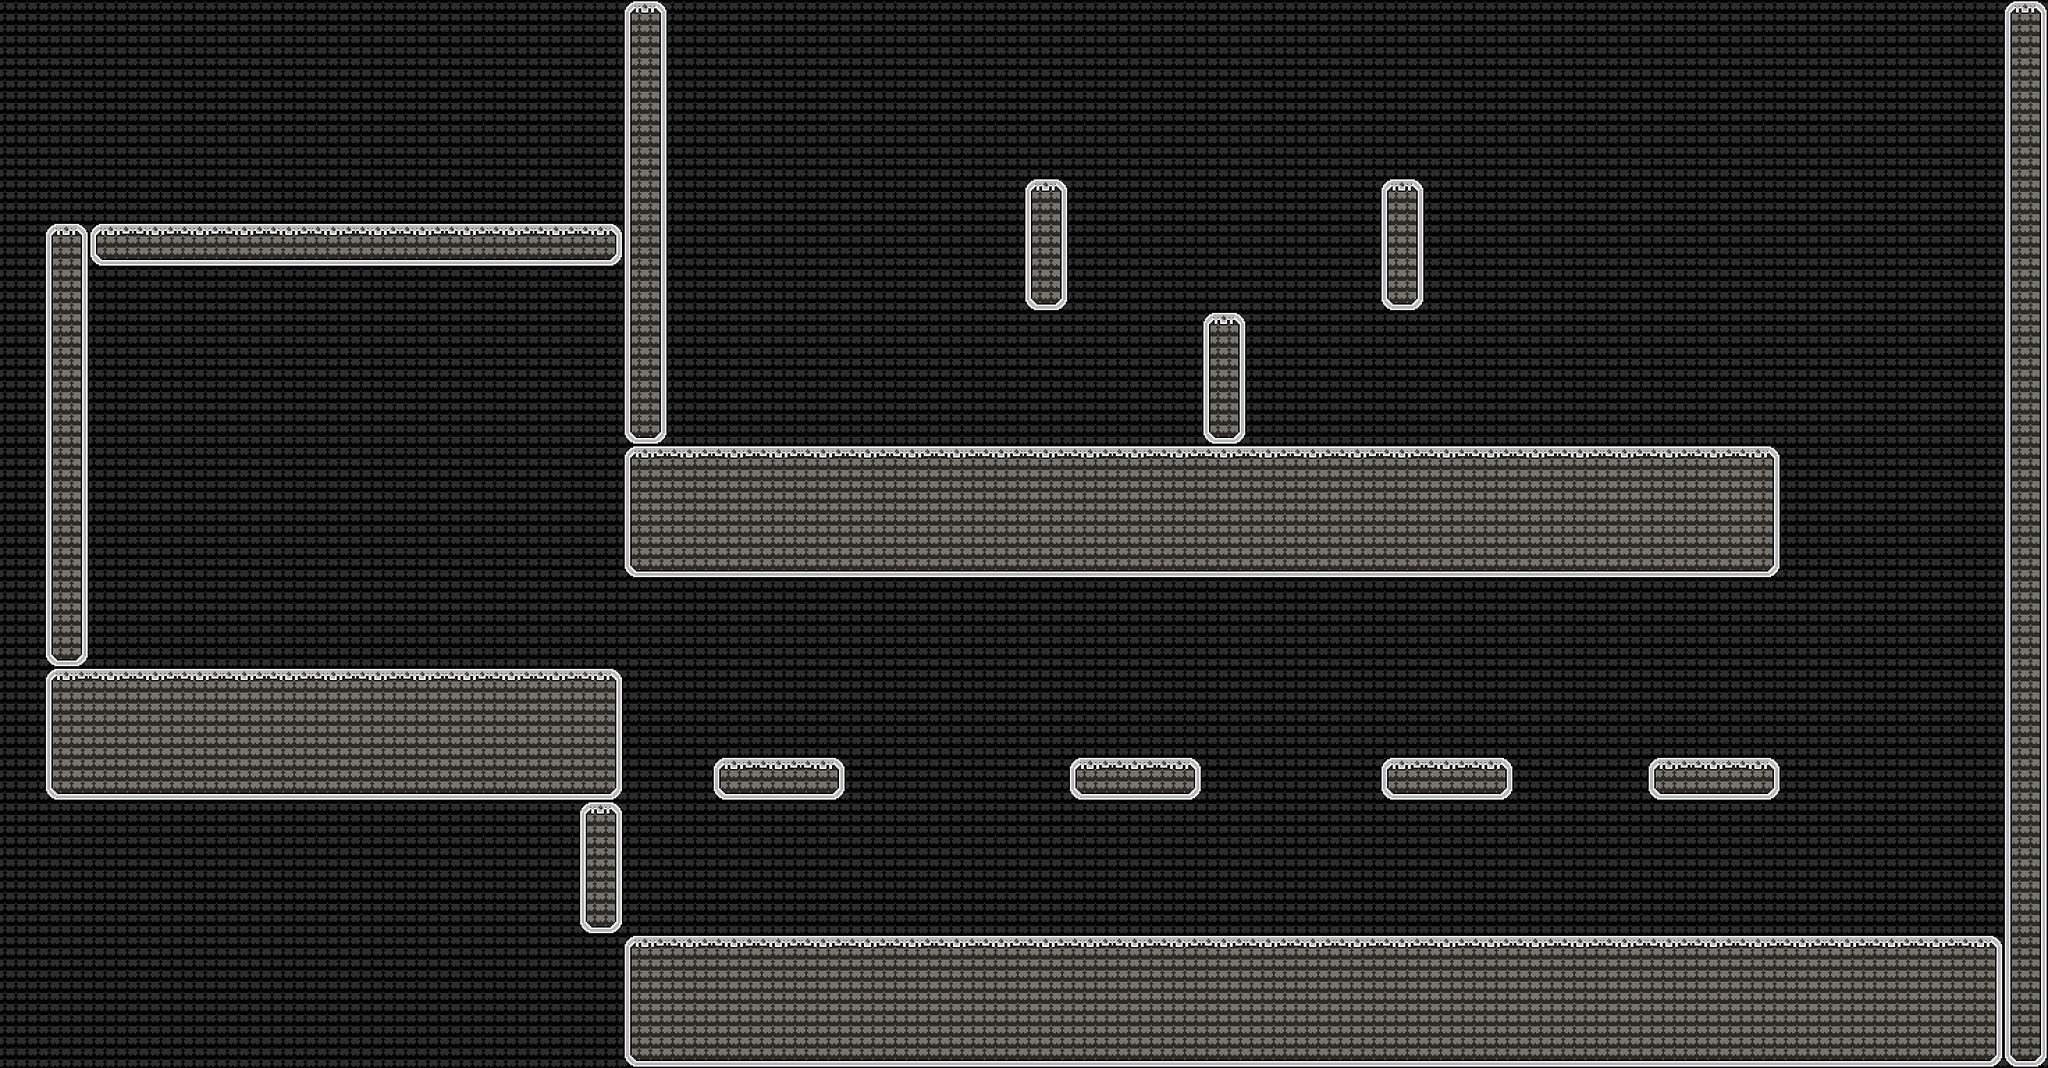

A level layout from a 2D game, rendered from its tile map. Below: a short description, then the map file with tile-grid data replaced by summaries:
An orthogonal 46x24 tile map with 64x64 px tiles, 2 tile layers (bg, tiles) and 33 objects (16x Floor, 8x Enemy, 5x Camera, Door, Player, ...).

<map version="1.2" tiledversion="1.2.0" orientation="orthogonal" renderorder="right-down" width="46" height="24" tilewidth="64" tileheight="64" infinite="0" nextlayerid="8" nextobjectid="38">
 <tileset firstgid="1" source="RBC tileset and BG.tsx" />
 <layer id="6" name="bg" width="46" height="24">
  <data>[1104 cells, 1104 non-empty, 1 distinct tile ids]</data>
 </layer>
 <layer id="7" name="tiles" width="46" height="24">
  <data>[1104 cells, 290 non-empty, 15 distinct tile ids]</data>
 </layer>
 <objectgroup id="3" name="Object Layer 1">
  <object id="1" name="Floor" x="896" y="640" width="1664" height="192" />
  <object id="2" name="Floor" x="1472" y="256" width="64" height="192" />
  <object id="3" name="Floor" x="1728" y="448" width="64" height="192" />
  <object id="4" name="Floor" x="1984" y="256" width="64" height="192" />
  <object id="5" name="Floor" x="2880" y="0" width="64" height="1536" />
  <object id="6" name="Floor" x="896" y="1344" width="1984" height="192" />
  <object id="8" name="Floor" x="1024" y="1088" width="192" height="64" />
  <object id="9" name="Floor" x="1536" y="1088" width="192" height="64" />
  <object id="10" name="Floor" x="1984" y="1088" width="192" height="64" />
  <object id="11" name="Floor" x="2368" y="1088" width="192" height="64" />
  <object id="12" name="Floor" x="896" y="0" width="64" height="640" />
  <object id="13" name="Floor" x="960" y="-64" width="1920" height="64" />
  <object id="14" name="Door" x="960" y="448" width="128" height="192">
   <properties>
    <property name="direction" value="back3" />
    <property name="open" value="0" />
    <property name="openKeys" value="2" />
    <property name="openTo" value="3" />
   </properties>
  </object>
  <object id="15" name="Floor" x="832" y="960" width="64" height="570" />
  <object id="17" name="Enemy" x="2048" y="512" width="64" height="64">
   <properties>
    <property name="Etype" value="46" />
    <property name="keyReq" value="0" />
    <property name="mode" value="standard" />
    <property name="number" value="0" />
   </properties>
  </object>
  <object id="18" name="Enemy" x="1536" y="512" width="64" height="64">
   <properties>
    <property name="Etype" value="42" />
    <property name="keyReq" value="0" />
    <property name="mode" value="standard" />
    <property name="number" value="1" />
   </properties>
  </object>
  <object id="19" name="Enemy" x="1024" y="1216" width="64" height="64">
   <properties>
    <property name="Etype" value="42" />
    <property name="keyReq" value="1" />
    <property name="mode" value="standard" />
    <property name="number" value="2" />
   </properties>
  </object>
  <object id="20" name="Camera" x="832" y="384" width="64" height="64">
   <properties>
    <property name="direction" value="4" />
   </properties>
  </object>
  <object id="21" name="Camera" x="1920" y="1536" width="64" height="64">
   <properties>
    <property name="direction" value="3" />
   </properties>
  </object>
  <object id="22" name="Camera" x="2944" y="768" width="64" height="64">
   <properties>
    <property name="direction" value="2" />
   </properties>
  </object>
  <object id="23" name="Camera" x="2304" y="-64" width="64" height="64">
   <properties>
    <property name="direction" value="1" />
   </properties>
  </object>
  <object id="26" name="Enemy" x="1472" y="1216" width="64" height="64">
   <properties>
    <property name="Etype" value="45" />
    <property name="keyReq" value="0" />
    <property name="mode" value="standard" />
    <property name="number" value="3" />
   </properties>
  </object>
  <object id="27" name="Enemy" x="1792" y="1216" width="64" height="64">
   <properties>
    <property name="Etype" value="40" />
    <property name="keyReq" value="0" />
    <property name="mode" value="standard" />
    <property name="number" value="4" />
   </properties>
  </object>
  <object id="28" name="Enemy" x="1600" y="960" width="64" height="64">
   <properties>
    <property name="Etype" value="45" />
    <property name="keyReq" value="0" />
    <property name="mode" value="standard" />
    <property name="number" value="5" />
   </properties>
  </object>
  <object id="29" name="Enemy" x="2048" y="960" width="64" height="64">
   <properties>
    <property name="Etype" value="41" />
    <property name="keyReq" value="0" />
    <property name="mode" value="standard" />
    <property name="number" value="6" />
   </properties>
  </object>
  <object id="30" name="Enemy" x="2240" y="512" width="64" height="64">
   <properties>
    <property name="Etype" value="44" />
    <property name="keyReq" value="0" />
    <property name="mode" value="standard" />
    <property name="number" value="7" />
   </properties>
  </object>
  <object id="31" name="Camera" x="0" y="640" width="64" height="64">
   <properties>
    <property name="direction" value="4" />
   </properties>
  </object>
  <object id="32" name="Floor" x="64" y="960" width="768" height="64" />
  <object id="33" name="Floor" x="64" y="320" width="64" height="640" />
  <object id="34" name="Floor" x="128" y="320" width="768" height="64" />
  <object id="35" name="Player" x="1088" y="512" width="64" height="64">
   <properties>
    <property name="direction" value="none" />
   </properties>
  </object>
  <object id="36" name="Start" x="896" y="128" width="64" height="64">
   <properties>
    <property name="direction" value="none" />
   </properties>
  </object>
  <object id="37" name="Money" x="128" y="832" width="128" height="128">
   <properties>
    <property name="number" value="11" />
    <property name="value" value="15000" />
   </properties>
  </object>
 </objectgroup>
</map>
